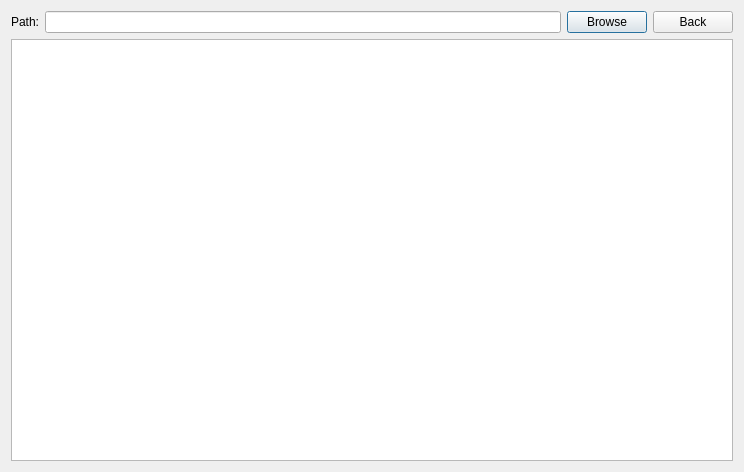
<?xml version="1.0" encoding="UTF-8"?>
<ui version="4.0">
 <class>dl_task5</class>
 <widget class="QDialog" name="dl_task5">
  <property name="geometry">
   <rect>
    <x>0</x>
    <y>0</y>
    <width>744</width>
    <height>472</height>
   </rect>
  </property>
  <property name="minimumSize">
   <size>
    <width>744</width>
    <height>472</height>
   </size>
  </property>
  <property name="windowTitle">
   <string>File Explorer</string>
  </property>
  <layout class="QVBoxLayout" name="verticalLayout">
   <item>
    <layout class="QHBoxLayout" name="horizontalLayout">
     <item>
      <widget class="QLabel" name="lbl_path">
       <property name="text">
        <string>Path:</string>
       </property>
      </widget>
     </item>
     <item>
      <widget class="QLineEdit" name="le_path"/>
     </item>
     <item>
      <widget class="QPushButton" name="btn_browse">
       <property name="text">
        <string>Browse</string>
       </property>
      </widget>
     </item>
     <item>
      <widget class="QPushButton" name="btn_back">
       <property name="text">
        <string>Back</string>
       </property>
      </widget>
     </item>
    </layout>
   </item>
   <item>
    <widget class="QTreeView" name="tv_main"/>
   </item>
  </layout>
 </widget>
 <resources/>
 <connections/>
</ui>
